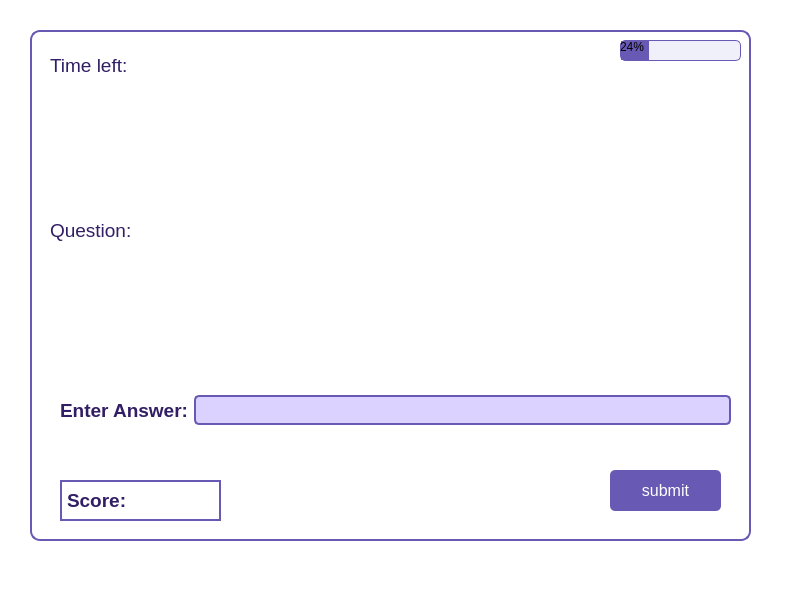
<?xml version="1.0" encoding="UTF-8"?>
<ui version="4.0">
 <class>oneWordTest</class>
 <widget class="QMainWindow" name="oneWordTest">
  <property name="geometry">
   <rect>
    <x>0</x>
    <y>0</y>
    <width>800</width>
    <height>600</height>
   </rect>
  </property>
  <property name="windowTitle">
   <string>MainWindow</string>
  </property>
  <property name="styleSheet">
   <string notr="true">background-color: rgb(255, 255, 255);</string>
  </property>
  <widget class="QWidget" name="centralwidget">
   <widget class="QGroupBox" name="groupBox">
    <property name="geometry">
     <rect>
      <x>30</x>
      <y>30</y>
      <width>721</width>
      <height>511</height>
     </rect>
    </property>
    <property name="styleSheet">
     <string notr="true">
QMainWindow {
    background-color: rgb(240, 240, 250); 
}
QLineEdit {
    background-color: rgb(220, 210, 255); 
    color: rgb(50, 30, 100); 
    border: 2px solid rgb(104, 90, 180); 
    border-radius: 5px;
    padding: 5px;
    selection-background-color: rgb(104, 90, 180); 
    selection-color: white; 
}

QGroupBox {
    background-color: rgb(255, 255, 255);
    border: 2px solid rgb(104, 90, 180); 
    border-radius: 10px;
    padding: 10px;
}

QLabel {
    font-size: 14pt;
    color: rgb(50, 30, 100); 
}

QLabel#questionLabel {
    font-size: 16pt;
    font-weight: bold;
    color: rgb(50, 30, 100);
}

QPushButton {
    background-color: rgb(104, 90, 180); 
    color: white;
    font-size: 12pt;
    padding: 6px 12px;
    border-radius: 5px;
}

/* Hover and pressed states for buttons */
QPushButton:hover {
    background-color: rgb(120, 110, 200); /* Lighter purple on hover */
}

QPushButton:pressed {
    background-color: rgb(80, 60, 160); /* Darker purple on press */
}

/* Specific button styling for 'GameWindow' */
QPushButton#button50, QPushButton#buttonSwap, QPushButton#submit {
    background-color: rgb(104, 90, 180); /* Purple background */
}

QPushButton#button50:hover, QPushButton#buttonSwap:hover, QPushButton#submit:hover {
    background-color: rgb(120, 110, 200);
}

/* RadioButtons */
QRadioButton {
    font-size: 12pt;
    color: rgb(50, 30, 100); /* Dark purple */
}

QRadioButton::indicator {
    width: 20px;
    height: 20px;
    border: 2px solid rgb(104, 90, 180); /* Purple border for circle */
    border-radius: 10px;
    background-color: white;
}

QRadioButton::indicator:checked {
    background-color: rgb(104, 90, 180); /* Purple circle when checked */
}

/* ProgressBar */
QProgressBar {
    border: 1px solid rgb(104, 90, 180); /* Purple border */
    border-radius: 5px;
    background-color: rgb(240, 240, 250); /* Light purple background */
    height: 20px;
}

QProgressBar::chunk {
    background-color: rgb(104, 90, 180); /* Purple progress chunk */
    width: 1px;
}

/* QTableWidget - Leaderboard Table */
QTableWidget {
    background-color: rgb(255, 255, 255); /* White background */
    border: 1px solid rgb(104, 90, 180); /* Purple border */
    gridline-color: rgb(104, 90, 180); /* Purple grid lines */
    font-size: 12pt;
    color: rgb(50, 30, 100); /* Dark purple text */
}

/* Table header styling */
QTableWidget::horizontalHeader {
    background-color: rgb(104, 90, 180); /* Purple header */
    color: white;
    font-weight: bold;
    font-size: 14pt;
}

/* Specific QPushButton inside 'BoardWindow' */
QPushButton#closeButton {
    background-color: rgb(104, 90, 180); /* Purple background */
    color: white;
    font-size: 12pt;
    padding: 6px 12px;
    border-radius: 5px;
}

/* Hover and pressed effect for 'closeButton' */
QPushButton#closeButton:hover {
    background-color: rgb(120, 110, 200);
}

QPushButton#closeButton:pressed {
    background-color: rgb(80, 60, 160);
}

/* MenuBar styling */
QMenuBar {
    background-color: rgb(104, 90, 180); /* Purple menu bar */
    color: white;
}

/* StatusBar styling */
QStatusBar {
    background-color: rgb(240, 240, 250); /* Light purple */
    color: rgb(50, 30, 100); /* Dark purple text */
}

QLabel#scoreLabel{
 border: 2px solid rgb(104, 90, 180);
    font-size: 14pt;
    color: rgb(50, 30, 100); 
}
/* Time Label styling */
QLabel#timeLabel {
    font-size: 12pt;
    color: rgb(50, 30, 100); /* Dark purple */
    font-weight: bold;
    background-color: rgb(240, 240, 250); /* Light purple background */
    padding: 5px 10px;
    border-radius: 5px;
}
</string>
    </property>
    <property name="title">
     <string/>
    </property>
    <widget class="QPushButton" name="pushButton">
     <property name="geometry">
      <rect>
       <x>580</x>
       <y>440</y>
       <width>111</width>
       <height>41</height>
      </rect>
     </property>
     <property name="text">
      <string>submit</string>
     </property>
    </widget>
    <widget class="QLabel" name="scoreLabel">
     <property name="geometry">
      <rect>
       <x>30</x>
       <y>450</y>
       <width>161</width>
       <height>41</height>
      </rect>
     </property>
     <property name="font">
      <font>
       <pointsize>14</pointsize>
       <bold>true</bold>
      </font>
     </property>
     <property name="text">
      <string>Score:</string>
     </property>
    </widget>
    <widget class="QLabel" name="label">
     <property name="geometry">
      <rect>
       <x>20</x>
       <y>100</y>
       <width>681</width>
       <height>201</height>
      </rect>
     </property>
     <property name="text">
      <string>Question:</string>
     </property>
     <property name="wordWrap">
      <bool>true</bool>
     </property>
    </widget>
    <widget class="QLabel" name="timerLabel">
     <property name="geometry">
      <rect>
       <x>20</x>
       <y>20</y>
       <width>221</width>
       <height>31</height>
      </rect>
     </property>
     <property name="text">
      <string>Time left:</string>
     </property>
    </widget>
    <widget class="QProgressBar" name="progressBar">
     <property name="geometry">
      <rect>
       <x>590</x>
       <y>10</y>
       <width>121</width>
       <height>21</height>
      </rect>
     </property>
     <property name="value">
      <number>24</number>
     </property>
    </widget>
    <widget class="QWidget" name="layoutWidget">
     <property name="geometry">
      <rect>
       <x>30</x>
       <y>350</y>
       <width>671</width>
       <height>61</height>
      </rect>
     </property>
     <layout class="QHBoxLayout" name="horizontalLayout">
      <item>
       <widget class="QLabel" name="label_2">
        <property name="font">
         <font>
          <pointsize>14</pointsize>
          <bold>true</bold>
         </font>
        </property>
        <property name="text">
         <string>Enter Answer:</string>
        </property>
       </widget>
      </item>
      <item>
       <widget class="QLineEdit" name="answerline"/>
      </item>
     </layout>
    </widget>
   </widget>
  </widget>
  <widget class="QMenuBar" name="menubar">
   <property name="geometry">
    <rect>
     <x>0</x>
     <y>0</y>
     <width>800</width>
     <height>22</height>
    </rect>
   </property>
  </widget>
  <widget class="QStatusBar" name="statusbar"/>
 </widget>
 <resources/>
 <connections/>
</ui>
